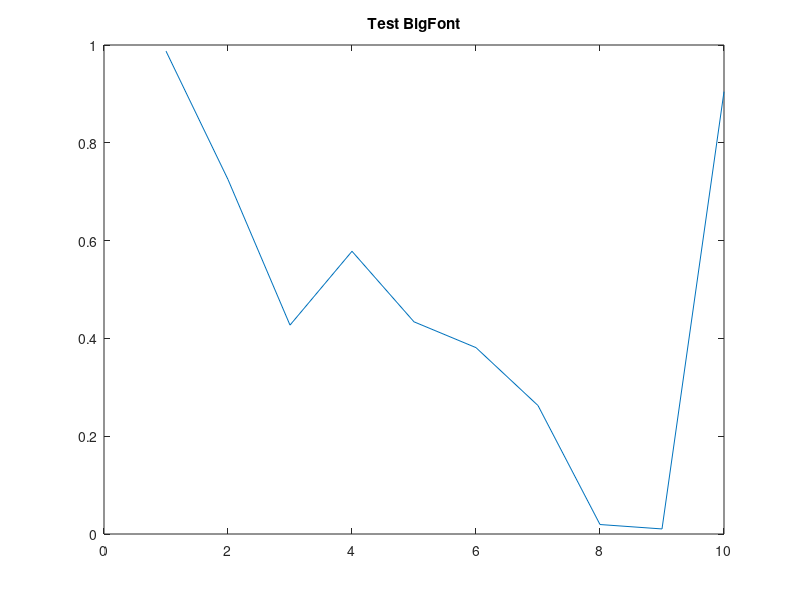

Here is the MATLAB script that generated this plot: (Note: this script raises an error after producing the figure.)
%%%%%%%%%%%%%%%%%%%%%%%%%%%%%%%%%%%%%%%%%%%%%%%%%%%%%%%%%%%%%%%%%%%%%%%%%%%
%%%
%%%    This script tests the BigFont function
%%%
%%%%%%%%%%%%%%%%%%%%%%%%%%%%%%%%%%%%%%%%%%%%%%%%%%%%%%%%%%%%%%%%%%%%%%%%%%%

% TODO: example inputs are placeholders — verify against intended usage.
figure; plot(1:10, rand(1,10)); title('Test BigFont');
BigFont(24)
exportgraphics(gcf, [statbrainz_maindir, 'tests/Figures/BigFont.png'])
